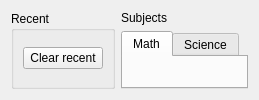
             <widget class="QWidget" name="tab_activity">
              <attribute name="title">
               <string>Subjects</string>
              </attribute>
              <layout class="QGridLayout" name="gridLayout_13">
               <item row="0" column="0" rowspan="2">
                <widget class="QGroupBox" name="groupBox_3">
                 <property name="title">
                  <string>Recent</string>
                 </property>
                 <layout class="QVBoxLayout" name="verticalLayout_8">
                  <item>
                   <widget class="QPushButton" name="pushButton_16">
                    <property name="layoutDirection">
                     <enum>Qt::LeftToRight</enum>
                    </property>
                    <property name="text">
                     <string>Clear recent</string>
                    </property>
                   </widget>
                  </item>
                 </layout>
                </widget>
               </item>
               <item row="0" column="1">
                <layout class="QVBoxLayout" name="verticalLayout_6">
                 <item>
                  <widget class="QLabel" name="label_4">
                   <property name="text">
                    <string>Subjects</string>
                   </property>
                  </widget>
                 </item>
                </layout>
               </item>
               <item row="1" column="1">
                <widget class="QTabWidget" name="tabWidget_2">
                 <property name="tabShape">
                  <enum>QTabWidget::Rounded</enum>
                 </property>
                 <property name="currentIndex">
                  <number>0</number>
                 </property>
                 <widget class="QWidget" name="tab_teachers">
                  <attribute name="title">
                   <string>Math</string>
                  </attribute>
                 </widget>
                 <widget class="QWidget" name="tab_3">
                  <attribute name="title">
                   <string>Science</string>
                  </attribute>
                 </widget>
                </widget>
               </item>
              </layout>
             </widget>
